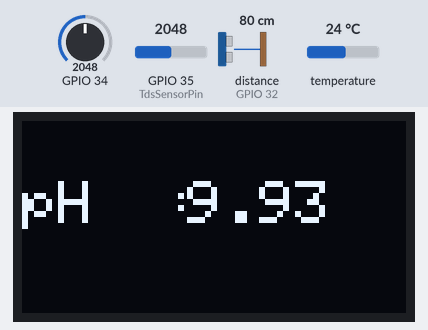
The sketch below on a simulated ESP32. Parts: 128×64 one-colour display. Wiring (inferred from the names in the program): ultrasonic range finder: trigger GPIO 33; echo GPIO 32. The test bench sets the inputs (shaded band); at power-on: GPIO 34 = 2048, GPIO 35 (TdsSensorPin) = 2048, distance to the obstacle (sensor on GPIO 32) 80 cm, temperature 24 °C. The echo pulse lasts 58.3 µs per cm; WiFi joins after 1.5 s; servers stay silent unless stated; uploads are accepted with an empty reply; what the sketch prints to the serial monitor is not drawn.

Above: at 8.2 s.
At 40.2 s:
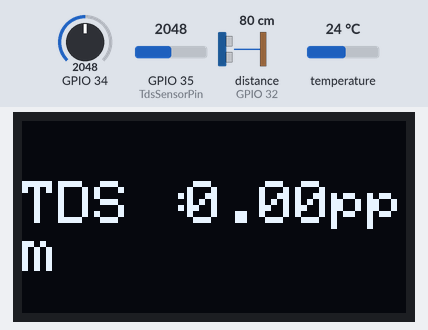
At 72.2 s:
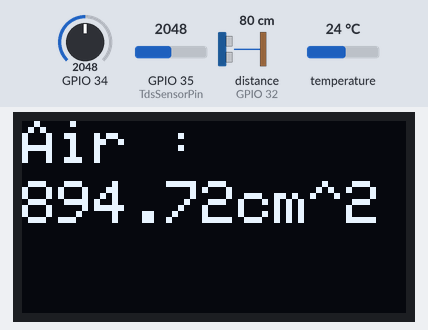
At 104.2 s:
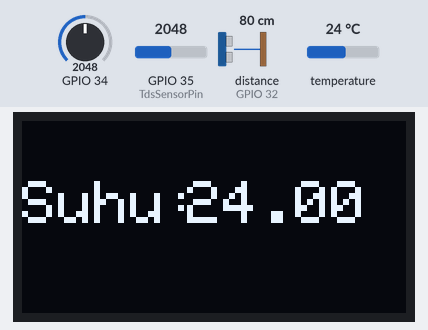

The sketch:

aquaponic_databases_lcd2.ino
```cpp
#define BLYNK_TEMPLATE_ID "TMPL6RZMhw8J5"
#define BLYNK_TEMPLATE_NAME "Aquaponic System"
#define BLYNK_AUTH_TOKEN "4mNH7QejML8PoFzNbJiJMMoM1_Eh5HZp"

#include <WiFi.h>
#include <HTTPClient.h>
#include <WiFiClient.h>
#include <BlynkSimpleEsp32.h>


#include <Adafruit_GFX.h>
#include <Adafruit_SSD1306.h>

#define SCREEN_WIDTH 128 // OLED display width,  in pixels
#define SCREEN_HEIGHT 64 // OLED display height, in pixels


Adafruit_SSD1306 display(SCREEN_WIDTH, SCREEN_HEIGHT, &Wire, -1); // create SSD1306 display object connected to I2C

#include <OneWire.h>
#include <Wire.h>
#include <DallasTemperature.h>
#include <GravityTDS.h>


WiFiClient wifiClient;

//tds
#define TdsSensorPin 35
#define VREF 3.3              // analog reference voltage(Volt) of the ADC
#define SCOUNT  30             // sum of sample point

int analogBuffer[SCOUNT];     // store the analog value in the array, read from ADC
int analogBufferTemp[SCOUNT];
int analogBufferIndex = 0;
int copyIndex = 0;

float averageVoltage = 0;
float tdsValue = 0;
float temperature = 25;       // current temperature for compensation

//ph meter
float ph;
int ph_value;
float voltage;
float b = 21.34;
float m = -5.7;

//pin ultrasonic
const int trigPin = 33;
const int echoPin = 32;
// ultrasonic
#define SOUND_VELOCITY 0.034
#define CM_TO_INCH 0.393701

float max_air = 80;
long duration;
float distanceCm;
float distanceInch;
float ketinggianAir;
float volume;
int r = 20;
float pi = 3.14159265359;

unsigned long previousMillis = 0; // Waktu sebelumnya
const unsigned long interval = 5000; // Interval waktu (2 detik)
int displayState = 0; // Menentukan tampilan aktif


// GPIO where the DS18B20 is connected to
const int oneWireBus = 5;

// Setup a oneWire instance to communicate with any OneWire devices
OneWire oneWire(oneWireBus);

// Pass our oneWire reference to Dallas Temperature sensor
DallasTemperature sensors(&oneWire);


char auth[] = BLYNK_AUTH_TOKEN;
char ssid[] = "tselhome-E638";
char pass[] = "Unikom2000";
// char ssid[] = "Samsung";
// char pass[] = "12345678";

int getMedianNum(int bArray[], int iFilterLen){
  int bTab[iFilterLen];
  for (byte i = 0; i<iFilterLen; i++)
  bTab[i] = bArray[i];
  int i, j, bTemp;
  for (j = 0; j < iFilterLen - 1; j++) {
    for (i = 0; i < iFilterLen - j - 1; i++) {
      if (bTab[i] > bTab[i + 1]) {
        bTemp = bTab[i];
        bTab[i] = bTab[i + 1];
        bTab[i + 1] = bTemp;
      }
    }
  }
  if ((iFilterLen & 1) > 0){
    bTemp = bTab[(iFilterLen - 1) / 2];
  }
  else {
    bTemp = (bTab[iFilterLen / 2] + bTab[iFilterLen / 2 - 1]) / 2;
  }
  return bTemp;
}


void setup(){
  Serial.begin(115200);
  Blynk.begin(auth,ssid,pass);
  connectWifi();
  // initialize OLED display with address 0x3C for 128x64
  if (!display.begin(SSD1306_SWITCHCAPVCC, 0x3C)) {
    Serial.println(F("SSD1306 allocation failed"));
    while (true);
  }

  delay(2000);         // wait for initializing
  display.clearDisplay(); // clear display
  display.setTextColor(WHITE);     // text color


  pinMode(ph_value, INPUT);
  pinMode(trigPin, OUTPUT); // Sets the trigPin as an Output
  pinMode(echoPin, INPUT); // Sets the echoPin as an Input
  sensors.begin();
}

void connectWifi(){
  WiFi.mode(WIFI_OFF); //mencegah masalah koneksi yang terlalu lama
  delay(1000);
  WiFi.mode(WIFI_STA); //menjaga esp tidak terlihat sebagai hotspot
  WiFi.begin(ssid,pass);
  Serial.println("");
  Serial.print("Connecting");
  while(WiFi.status() !=WL_CONNECTED){
    delay(500);
    Serial.print(".");
    Serial.print(WiFi.status());;
  }

  Serial.print(" ");
  Serial.print("Connected to ");
  Serial.println(ssid);
  Serial.print("IP address: ");
  Serial.println(WiFi.localIP()); //IP address ESP kita
}

void loop(){
      sendData();

}

void sendData(){
  HTTPClient http;
  String postData;
  delay(1000);

   // ph
    ph_value = analogRead(34);
    voltage = ph_value *(3.3/4095.0);
    ph =  (m * voltage + b)-2;

      //ultrasonic
    // Clears the trigPin
    digitalWrite(trigPin, LOW);
    delayMicroseconds(2);
    // Sets the trigPin on HIGH state for 10 micro seconds
    digitalWrite(trigPin, HIGH);
    delayMicroseconds(10);
    digitalWrite(trigPin, LOW);

    // Reads the echoPin, returns the sound wave travel time in microseconds
    duration = pulseIn(echoPin, HIGH);

    // Calculate the distance
    distanceCm = duration * SOUND_VELOCITY/2;
    ketinggianAir = max_air - distanceCm ;
    volume = pi * pow(r,2)* ketinggianAir;


    // Convert to inches
    distanceInch = distanceCm * CM_TO_INCH;

    // suhu ds
    sensors.requestTemperatures();
    float temperatureC = sensors.getTempCByIndex(0);
      //Serial.print("voltage:");
      //Serial.print(averageVoltage,2);
      //Serial.print("V   ");

      Blynk.run();
      Blynk.virtualWrite(V0,temperatureC);
      Blynk.virtualWrite(V1,ph);
      Blynk.virtualWrite(V2,tdsValue);
      Blynk.virtualWrite(V3,volume);

      //temperature = readTemperature();
    static unsigned long analogSampleTimepoint = millis();
    if(millis()-analogSampleTimepoint > 40U){     //every 40 milliseconds,read the analog value from the ADC
      analogSampleTimepoint = millis();
      analogBuffer[analogBufferIndex] = analogRead(TdsSensorPin);    //read the analog value and store into the buffer
      analogBufferIndex++;
      if(analogBufferIndex == SCOUNT){
        analogBufferIndex = 0;
      }
    }


    static unsigned long printTimepoint = millis();
    if(millis()-printTimepoint > 800U){
      printTimepoint = millis();
      for(copyIndex=0; copyIndex<SCOUNT; copyIndex++){
        analogBufferTemp[copyIndex] = analogBuffer[copyIndex];

        // read the analog value more stable by the median filtering algorithm, and convert to voltage value
        averageVoltage = getMedianNum(analogBufferTemp,SCOUNT) * (float)VREF / 4096.0;

        //temperature compensation formula: fFinalResult(25^C) = fFinalResult(current)/(1.0+0.02*(fTP-25.0));
        float compensationCoefficient = 1.0+0.05*(temperature-25.0);
        //temperature compensation
        float compensationVoltage=averageVoltage/compensationCoefficient;

        //convert voltage value to tds value
        tdsValue=(133.42*compensationVoltage*compensationVoltage*compensationVoltage - 255.86*compensationVoltage*compensationVoltage + 857.39*compensationVoltage)*0.7;
      }
    }

      Serial.print("TDS value:");
      Serial.print(tdsValue,0);
      Serial.print("ppm");

      // Serial.print(" | ");
      // Serial.print(ph_value);
      // Serial.print(" | ");
      // Serial.print(voltage);
      Serial.print(" | ");
      Serial.print("pH value :");
      Serial.print(ph);
      Serial.print("pH ");

      // Prints the distance on the Serial Monitor
      Serial.print(" | ");
      Serial.print("Jarak Sensor (cm): ");
      Serial.print(distanceCm);
      Serial.print(" Ketinggian Air (cm): ");
      Serial.print(ketinggianAir);
      Serial.print(" Volume Air (cm): ");
      Serial.print(volume);
      Serial.print(" | ");
      Serial.print("Temperature :");
      Serial.print(temperatureC);
      Serial.println("ºC");

      //oled
    unsigned long currentMillis = millis();

    // Periksa apakah waktu interval sudah tercapai
    if (currentMillis - previousMillis >= interval) {
        previousMillis = currentMillis; // Reset waktu
        displayState = (displayState + 1) % 4; // Ganti tampilan (0, 1, 2)
    }

    // Bersihkan layar
    display.clearDisplay();

    // Tentukan tampilan berdasarkan nilai displayState
    if (displayState == 0) {
        // Tampilan suhu
        display.setTextSize(2.5);
        display.setCursor(0, 20);
        display.print("Suhu: ");
        display.setCursor(55, 20);
        display.print(temperatureC);
    } else if (displayState == 1) {
        // Tampilan pH
        display.setTextSize(2);
        display.setCursor(0, 20);
        display.println("pH  : ");
        display.setCursor(55, 20);
        display.print(ph);
    } else if (displayState == 2) {
        // Tampilan TDS
        display.setTextSize(2);
        display.setCursor(0, 20);
        display.print("TDS : ");
        display.setCursor(55, 20);
        display.print(tdsValue);
        display.print("ppm");
    }
    else if (displayState == 3) {
        // Tampilan TDS
        display.setTextSize(2);
        display.setCursor(0, 0);
        display.print("Air : ");
        display.setCursor(0,20 );
        display.print(volume);
        display.print("cm^2");
    }

    // Perbarui tampilan
    display.display();

  String sensorData1 = String(temperatureC);
  String sensorData2 = String(ph);
  String sensorData3 = String(tdsValue);
  String sensorData4 = String(volume);

  postData = "sensor1=" + sensorData1 + "&sensor2=" + sensorData2 + "&sensor3=" + sensorData3 + "&sensor4=" + sensorData4;


  //masukkan IP server dan path program PHP
  http.begin( wifiClient,"http://akuaponikunikom.my.id//postData.php");
  http.addHeader("Content-Type", "application/x-www-form-urlencoded");

  int httpCode = http.POST(postData);
  String payload = http.getString();

  Serial.println(httpCode);
  Serial.println(payload);

  http.end();

  delay(30000);
}

// void displayValue(){
//     unsigned long currentMillis = millis();

//     // Periksa apakah waktu interval sudah tercapai
//     if (currentMillis - previousMillis >= interval) {
//         previousMillis = currentMillis; // Reset waktu
//         displayState = (displayState + 1) % 4; // Ganti tampilan (0, 1, 2)
//     }

//     // Bersihkan layar
//     display.clearDisplay();

//     // Tentukan tampilan berdasarkan nilai displayState
//     if (displayState == 0) {
//         // Tampilan suhu
//         display.setTextSize(2.5);
//         display.setCursor(0, 20);
//         display.print("Suhu: ");
//         display.setCursor(55, 20);
//         display.print(temperatureC);
//     } else if (displayState == 1) {
//         // Tampilan pH
//         display.setTextSize(2.5);
//         display.setCursor(0, 20);
//         display.print("pH  : ");
//         display.setCursor(55, 20);
//         display.print(ph);
//     } else if (displayState == 2) {
//         // Tampilan TDS
//         display.setTextSize(2.5);
//         display.setCursor(0, 20);
//         display.print("TDS : ");
//         display.setCursor(55, 20);
//         display.print(tds);
//         display.print("ppm");
//     }
//     else if (displayState == 3) {
//         // Tampilan TDS
//         display.setTextSize(2.5);
//         display.setCursor(0, 20);
//         display.print("Air : ");
//         display.setCursor(55, 20);
//         display.print(volume);
//         display.print("cm^2");
//     }

//     // Perbarui tampilan
//     display.display();
// }
```

Measured:
- what the display in image 0 shows lasts 32.0 s, from 8.2 s to 40.2 s
